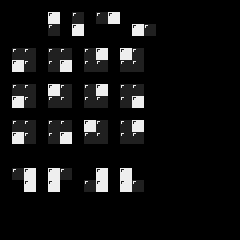

This is a level from a 2D game, rendered from its Tiled map with the project's own tilesets. A one-line summary and the complete map file follow:
An orthogonal 20x20 tile map with 12x12 px tiles, 2 tile layers (regions_input, regions_output), 5 hidden layers not drawn.

<map version="1.2" tiledversion="1.2.1" orientation="orthogonal" renderorder="right-down" width="20" height="20" tilewidth="12" tileheight="12" infinite="0" nextlayerid="10" nextobjectid="1">
 <tileset firstgid="1" name="overworld(day)-Master" tilewidth="12" tileheight="12" tilecount="1296" columns="36">
  <image source="../../image/overworld(day)-Master.png" width="432" height="432" />
 </tileset>
 <layer id="1" name="regions_input" width="20" height="20">
  <data encoding="csv">
0,0,0,0,0,0,0,0,0,0,0,0,0,0,0,0,0,0,0,0,
0,0,0,0,161,0,161,0,161,161,0,0,0,0,0,0,0,0,0,0,
0,0,0,0,161,0,161,0,0,0,0,161,161,0,0,0,0,0,0,0,
0,0,0,0,0,0,0,0,0,0,0,0,0,0,0,0,0,0,0,0,
0,161,161,0,161,161,0,161,161,0,161,161,0,0,0,0,0,0,0,0,
0,161,161,0,161,161,0,161,161,0,161,161,0,0,0,0,0,0,0,0,
0,0,0,0,0,0,0,0,0,0,0,0,0,0,0,0,0,0,0,0,
0,161,161,0,161,161,0,161,161,0,161,161,0,0,0,0,0,0,0,0,
0,161,161,0,161,161,0,161,161,0,161,161,0,0,0,0,0,0,0,0,
0,0,0,0,0,0,0,0,0,0,0,0,0,0,0,0,0,0,0,0,
0,161,161,0,161,161,0,0,161,0,161,0,0,0,0,0,0,0,0,0,
0,0,161,0,161,0,0,161,161,0,161,161,0,0,0,0,0,0,0,0,
0,0,0,0,0,0,0,0,0,0,0,0,0,0,0,0,0,0,0,0,
0,0,0,0,0,0,0,0,0,0,0,0,0,0,0,0,0,0,0,0,
0,161,161,0,161,161,0,0,161,0,161,0,0,0,0,0,0,0,0,0,
0,0,161,0,161,0,0,161,161,0,161,161,0,0,0,0,0,0,0,0,
0,0,0,0,0,0,0,0,0,0,0,0,0,0,0,0,0,0,0,0,
0,0,0,0,0,0,0,0,0,0,0,0,0,0,0,0,0,0,0,0,
0,0,0,0,0,0,0,0,0,0,0,0,0,0,0,0,0,0,0,0,
0,0,0,0,0,0,0,0,0,0,0,0,0,0,0,0,0,0,0,0
</data>
 </layer>
 <layer id="2" name="regions_output" width="20" height="20">
  <data encoding="csv">
0,0,0,0,0,0,0,0,0,0,0,0,0,0,0,0,0,0,0,0,
0,0,0,0,163,0,0,0,0,163,0,0,0,0,0,0,0,0,0,0,
0,0,0,0,0,0,163,0,0,0,0,163,0,0,0,0,0,0,0,0,
0,0,0,0,0,0,0,0,0,0,0,0,0,0,0,0,0,0,0,0,
0,0,0,0,0,0,0,0,163,0,163,0,0,0,0,0,0,0,0,0,
0,163,0,0,0,163,0,0,0,0,0,0,0,0,0,0,0,0,0,0,
0,0,0,0,0,0,0,0,0,0,0,0,0,0,0,0,0,0,0,0,
0,0,0,0,163,0,0,0,163,0,0,0,0,0,0,0,0,0,0,0,
0,163,0,0,0,0,0,0,0,0,0,163,0,0,0,0,0,0,0,0,
0,0,0,0,0,0,0,0,0,0,0,0,0,0,0,0,0,0,0,0,
0,0,0,0,0,0,0,163,0,0,0,163,0,0,0,0,0,0,0,0,
0,163,0,0,0,163,0,0,0,0,0,0,0,0,0,0,0,0,0,0,
0,0,0,0,0,0,0,0,0,0,0,0,0,0,0,0,0,0,0,0,
0,0,0,0,0,0,0,0,0,0,0,0,0,0,0,0,0,0,0,0,
0,0,163,0,163,0,0,0,163,0,163,0,0,0,0,0,0,0,0,0,
0,0,163,0,163,0,0,0,163,0,163,0,0,0,0,0,0,0,0,0,
0,0,0,0,0,0,0,0,0,0,0,0,0,0,0,0,0,0,0,0,
0,0,0,0,0,0,0,0,0,0,0,0,0,0,0,0,0,0,0,0,
0,0,0,0,0,0,0,0,0,0,0,0,0,0,0,0,0,0,0,0,
0,0,0,0,0,0,0,0,0,0,0,0,0,0,0,0,0,0,0,0
</data>
 </layer>
 <layer id="3" name="input_BG" width="20" height="20" visible="0">
  <data encoding="csv">
0,0,0,0,0,0,0,0,0,0,0,0,0,0,0,0,0,0,0,0,
0,0,0,0,145,0,149,0,149,145,0,0,0,0,0,0,0,0,0,0,
0,0,0,0,149,0,145,0,0,0,0,145,149,0,0,0,0,0,0,0,
0,0,0,0,0,0,0,0,0,0,0,0,0,0,0,0,0,0,0,0,
0,49,149,0,149,52,0,14,0,0,0,14,0,0,0,0,0,0,0,0,
0,0,122,0,122,0,0,149,52,0,49,149,0,0,0,0,0,0,0,0,
0,0,0,0,0,0,0,0,0,0,0,0,0,0,0,0,0,0,0,0,
0,149,149,0,14,149,0,149,14,0,149,149,0,0,0,0,0,0,0,0,
0,122,149,0,149,149,0,149,149,0,149,122,0,0,0,0,0,0,0,0,
0,0,0,0,0,0,0,0,0,0,0,0,0,0,0,0,0,0,0,0,
0,51,149,0,149,50,0,0,14,0,14,0,0,0,0,0,0,0,0,0,
0,0,122,0,122,0,0,87,149,0,149,86,0,0,0,0,0,0,0,0,
0,0,0,0,0,0,0,0,0,0,0,0,0,0,0,0,0,0,0,0,
0,0,0,0,0,0,0,0,0,0,0,0,0,0,0,0,0,0,0,0,
0,122,149,0,149,122,0,0,14,0,14,0,0,0,0,0,0,0,0,0,
0,0,122,0,122,0,0,14,149,0,149,14,0,0,0,0,0,0,0,0,
0,0,0,0,0,0,0,0,0,0,0,0,0,0,0,0,0,0,0,0,
0,0,0,0,0,0,0,0,0,0,0,0,0,0,0,0,0,0,0,0,
0,0,0,0,0,0,0,0,0,0,0,0,0,0,0,0,0,0,0,0,
0,0,0,0,0,0,0,0,0,0,0,0,0,0,0,0,0,0,0,0
</data>
 </layer>
 <layer id="7" name="input_BG" width="20" height="20" visible="0">
  <data encoding="csv">
0,0,0,0,0,0,0,0,0,0,0,0,0,0,0,0,0,0,0,0,
0,0,0,0,146,0,150,0,150,146,0,0,0,0,0,0,0,0,0,0,
0,0,0,0,150,0,146,0,0,0,0,146,150,0,0,0,0,0,0,0,
0,0,0,0,0,0,0,0,0,0,0,0,0,0,0,0,0,0,0,0,
0,0,150,0,150,0,0,0,0,0,0,0,0,0,0,0,0,0,0,0,
0,0,0,0,0,0,0,150,0,0,0,150,0,0,0,0,0,0,0,0,
0,0,0,0,0,0,0,0,0,0,0,0,0,0,0,0,0,0,0,0,
0,150,150,0,0,150,0,150,0,0,150,150,0,0,0,0,0,0,0,0,
0,0,0,0,150,150,0,150,150,0,150,0,0,0,0,0,0,0,0,0,
0,0,0,0,0,0,0,0,0,0,0,0,0,0,0,0,0,0,0,0,
0,0,150,0,150,0,0,0,0,0,0,0,0,0,0,0,0,0,0,0,
0,0,0,0,0,0,0,0,150,0,150,0,0,0,0,0,0,0,0,0,
0,0,0,0,0,0,0,0,0,0,0,0,0,0,0,0,0,0,0,0,
0,0,0,0,0,0,0,0,0,0,0,0,0,0,0,0,0,0,0,0,
0,0,150,0,150,0,0,0,0,0,0,0,0,0,0,0,0,0,0,0,
0,0,0,0,0,0,0,0,150,0,150,0,0,0,0,0,0,0,0,0,
0,0,0,0,0,0,0,0,0,0,0,0,0,0,0,0,0,0,0,0,
0,0,0,0,0,0,0,0,0,0,0,0,0,0,0,0,0,0,0,0,
0,0,0,0,0,0,0,0,0,0,0,0,0,0,0,0,0,0,0,0,
0,0,0,0,0,0,0,0,0,0,0,0,0,0,0,0,0,0,0,0
</data>
 </layer>
 <layer id="5" name="input_BG" width="20" height="20" visible="0">
  <data encoding="csv">
0,0,0,0,0,0,0,0,0,0,0,0,0,0,0,0,0,0,0,0,
0,0,0,0,181,0,185,0,185,181,0,0,0,0,0,0,0,0,0,0,
0,0,0,0,185,0,181,0,0,0,0,181,185,0,0,0,0,0,0,0,
0,0,0,0,0,0,0,0,0,0,0,0,0,0,0,0,0,0,0,0,
0,0,185,0,185,0,0,0,0,0,0,0,0,0,0,0,0,0,0,0,
0,0,0,0,0,0,0,185,0,0,0,185,0,0,0,0,0,0,0,0,
0,0,0,0,0,0,0,0,0,0,0,0,0,0,0,0,0,0,0,0,
0,185,185,0,0,185,0,185,0,0,185,185,0,0,0,0,0,0,0,0,
0,0,185,0,185,185,0,185,185,0,185,0,0,0,0,0,0,0,0,0,
0,0,0,0,0,0,0,0,0,0,0,0,0,0,0,0,0,0,0,0,
0,0,185,0,185,0,0,0,0,0,0,0,0,0,0,0,0,0,0,0,
0,0,0,0,0,0,0,0,185,0,185,0,0,0,0,0,0,0,0,0,
0,0,0,0,0,0,0,0,0,0,0,0,0,0,0,0,0,0,0,0,
0,0,0,0,0,0,0,0,0,0,0,0,0,0,0,0,0,0,0,0,
0,0,185,0,185,0,0,0,0,0,0,0,0,0,0,0,0,0,0,0,
0,0,0,0,0,0,0,0,185,0,185,0,0,0,0,0,0,0,0,0,
0,0,0,0,0,0,0,0,0,0,0,0,0,0,0,0,0,0,0,0,
0,0,0,0,0,0,0,0,0,0,0,0,0,0,0,0,0,0,0,0,
0,0,0,0,0,0,0,0,0,0,0,0,0,0,0,0,0,0,0,0,
0,0,0,0,0,0,0,0,0,0,0,0,0,0,0,0,0,0,0,0
</data>
 </layer>
 <layer id="6" name="input_BG" width="20" height="20" visible="0">
  <data encoding="csv">
0,0,0,0,0,0,0,0,0,0,0,0,0,0,0,0,0,0,0,0,
0,0,0,0,182,0,186,0,186,182,0,0,0,0,0,0,0,0,0,0,
0,0,0,0,186,0,182,0,0,0,0,182,186,0,0,0,0,0,0,0,
0,0,0,0,0,0,0,0,0,0,0,0,0,0,0,0,0,0,0,0,
0,0,186,0,186,0,0,0,0,0,0,0,0,0,0,0,0,0,0,0,
0,0,0,0,0,0,0,186,0,0,0,186,0,0,0,0,0,0,0,0,
0,0,0,0,0,0,0,0,0,0,0,0,0,0,0,0,0,0,0,0,
0,186,186,0,0,186,0,186,0,0,186,186,0,0,0,0,0,0,0,0,
0,0,186,0,186,186,0,186,186,0,186,0,0,0,0,0,0,0,0,0,
0,0,0,0,0,0,0,0,0,0,0,0,0,0,0,0,0,0,0,0,
0,0,186,0,186,0,0,0,0,0,0,0,0,0,0,0,0,0,0,0,
0,0,0,0,0,0,0,0,186,0,186,0,0,0,0,0,0,0,0,0,
0,0,0,0,0,0,0,0,0,0,0,0,0,0,0,0,0,0,0,0,
0,0,0,0,0,0,0,0,0,0,0,0,0,0,0,0,0,0,0,0,
0,0,186,0,186,0,0,0,0,0,0,0,0,0,0,0,0,0,0,0,
0,0,0,0,0,0,0,0,186,0,186,0,0,0,0,0,0,0,0,0,
0,0,0,0,0,0,0,0,0,0,0,0,0,0,0,0,0,0,0,0,
0,0,0,0,0,0,0,0,0,0,0,0,0,0,0,0,0,0,0,0,
0,0,0,0,0,0,0,0,0,0,0,0,0,0,0,0,0,0,0,0,
0,0,0,0,0,0,0,0,0,0,0,0,0,0,0,0,0,0,0,0
</data>
 </layer>
 <layer id="4" name="output_BG" width="20" height="20" visible="0">
  <data encoding="csv">
0,0,0,0,0,0,0,0,0,0,0,0,0,0,0,0,0,0,0,0,
0,0,0,0,14,0,0,0,0,52,0,0,0,0,0,0,0,0,0,0,
0,0,0,0,0,0,122,0,0,0,0,49,0,0,0,0,0,0,0,0,
0,0,0,0,0,0,0,0,0,0,0,0,0,0,0,0,0,0,0,0,
0,0,0,0,0,0,0,0,16,0,13,0,0,0,0,0,0,0,0,0,
0,121,0,0,0,123,0,0,0,0,0,0,0,0,0,0,0,0,0,0,
0,0,0,0,0,0,0,0,0,0,0,0,0,0,0,0,0,0,0,0,
0,0,0,0,0,0,0,0,0,0,0,0,0,0,0,0,0,0,0,0,
0,0,0,0,0,0,0,0,0,0,0,0,0,0,0,0,0,0,0,0,
0,0,0,0,0,0,0,0,0,0,0,0,0,0,0,0,0,0,0,0,
0,0,0,0,0,0,0,13,0,0,0,16,0,0,0,0,0,0,0,0,
0,121,0,0,0,123,0,0,0,0,0,0,0,0,0,0,0,0,0,0,
0,0,0,0,0,0,0,0,0,0,0,0,0,0,0,0,0,0,0,0,
0,0,0,0,0,0,0,0,0,0,0,0,0,0,0,0,0,0,0,0,
0,0,51,0,50,0,0,0,13,0,16,0,0,0,0,0,0,0,0,0,
0,0,121,0,123,0,0,0,87,0,86,0,0,0,0,0,0,0,0,0,
0,0,0,0,0,0,0,0,0,0,0,0,0,0,0,0,0,0,0,0,
0,0,0,0,0,0,0,0,0,0,0,0,0,0,0,0,0,0,0,0,
0,0,0,0,0,0,0,0,0,0,0,0,0,0,0,0,0,0,0,0,
0,0,0,0,0,0,0,0,0,0,0,0,0,0,0,0,0,0,0,0
</data>
 </layer>
</map>
